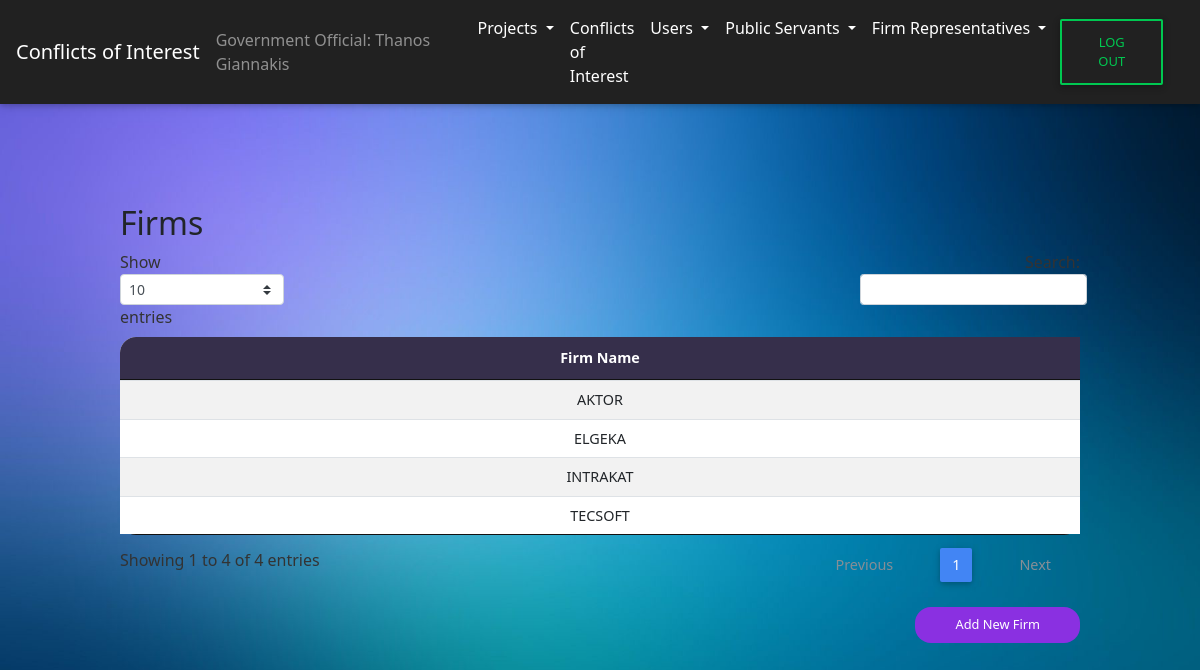
The app's page /CoI/view_firms_GO.php (signed in), older data.
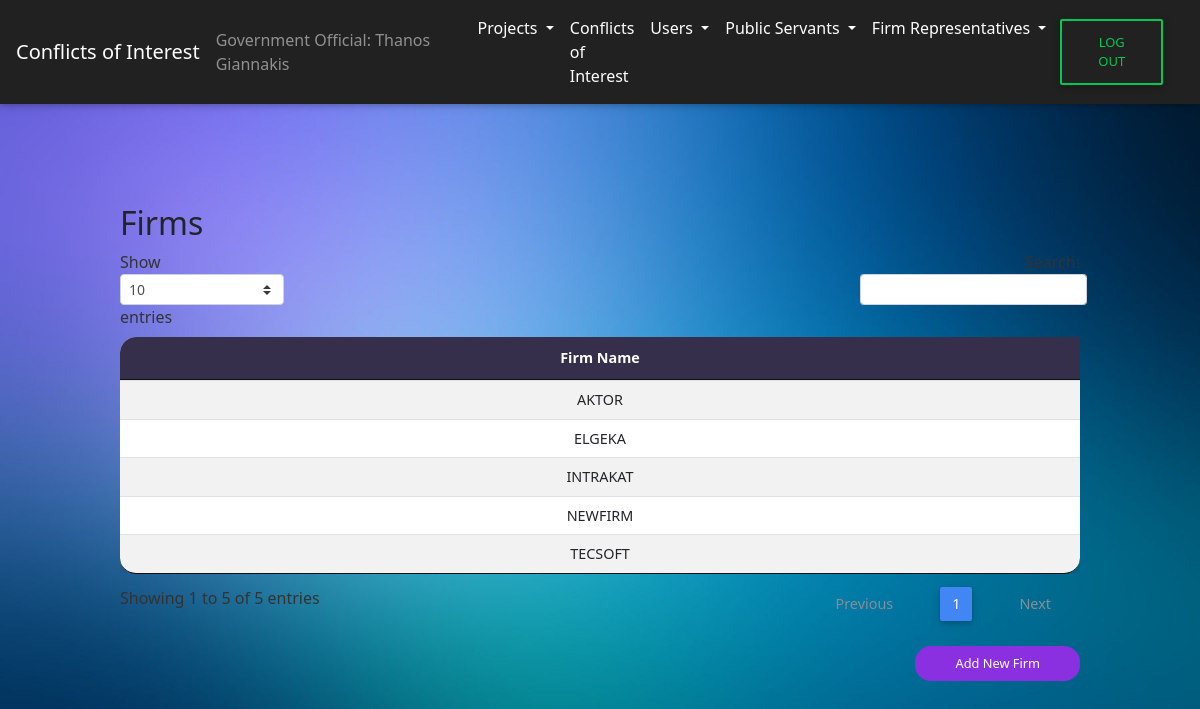
The same page, newer data.
### tables this page shows
CREATE TABLE `firms` (
  `firm_id` int(9) NOT NULL,
  `firm_name` varchar(50) NOT NULL
);

### CoI/view_firms_GO.php (the view, shortened to what this page needs)
<?php include('header.php');
include('navbar_GO.php')
?>
<div id="Firms">
    <div class="wrapper-table">
        <div class="page-header clearfix">
            <h2 class="pull-left">Firms</h2>
        </div>
        <?php
        $sql = "SELECT * FROM firms";
        if ($result = mysqli_query($conn, $sql)) {
            if (mysqli_num_rows($result) > 0) {
                echo  "<table id='firms' class='table table-striped table-sm project-table' cellspacing='0' width='100%'>";
                echo "<thead>";
                echo "<tr>";
                echo "<th class='th-sm' id ='th-first'>Firm Name</th>";
                echo "</tr>";
                echo "</thead>";
                echo "<tbody>";
                while ($row = mysqli_fetch_array($result)) {
                    echo "<tr>";
                    echo "<td>" . $row['firm_name'] . "</td>";
                    echo "</tr>";
                }
                echo "</table>";
            } else {
                echo "<p class='lead'><em>No records were found.</em></p>";
            }
        } else {
            echo "ERROR: Could not able to execute $sql. " . mysqli_error($conn);
        }
        echo "<a href='add_firm_GO.php' class='submit-button'>Add New Firm</a>";
        ?>
    </div>
</div>
</body>
<?php include('footer.php') ?>
</html>

Row changes from the older to the newer data that the page shows:
added firms: firm_name "NEWFIRM"
Text that changed along with them:
text written by a page script: "Show entries Showing 1 to 4 of 4 entries Previous 1 Next" → "Show entries Showing 1 to 5 of 5 entries Previous 1 Next"
